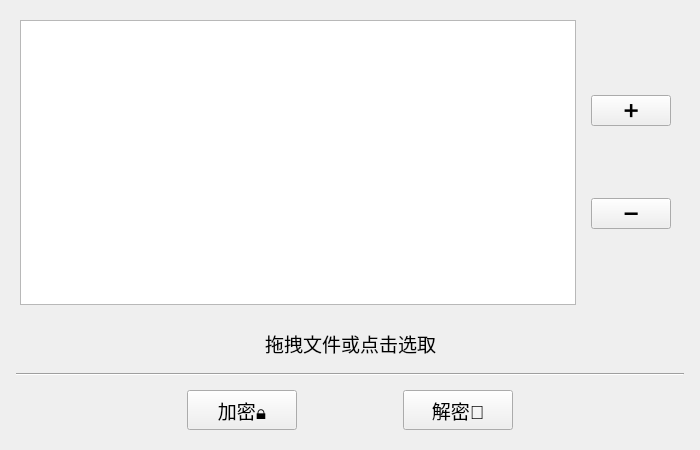
<?xml version="1.0" encoding="UTF-8"?>
<ui version="4.0">
    <class>FileWindow</class>
    <widget class="QWidget" name="FileWindow">
        <property name="geometry">
            <rect>
                <x>0</x>
                <y>0</y>
                <width>700</width>
                <height>450</height>
            </rect>
        </property>
        <property name="font">
            <font>
                <pointsize>14</pointsize>
            </font>
        </property>
        <property name="acceptDrops">
            <bool>true</bool>
        </property>
        <property name="windowTitle">
            <string>加解密工具</string>
        </property>
        <layout class="QVBoxLayout" name="verticalLayout">
            <item>
                <widget class="QWidget" name="afterFileWidget" native="true">
                    <property name="maximumSize">
                        <size>
                            <width>16777215</width>
                            <height>16777215</height>
                        </size>
                    </property>
                    <property name="cursor">
                        <cursorShape>ArrowCursor</cursorShape>
                    </property>
                    <layout class="QGridLayout" name="gridLayout">
                        <item row="0" column="1">
                            <widget class="QWidget" name="delAndAddWidget" native="true">
                                <layout class="QVBoxLayout" name="verticalLayout_2">
                                    <item>
                                        <widget class="QPushButton" name="addButton">
                                            <property name="text">
                                                <string>➕</string>
                                            </property>
                                        </widget>
                                    </item>
                                    <item>
                                        <widget class="QPushButton" name="deleteButton">
                                            <property name="text">
                                                <string>➖</string>
                                            </property>
                                        </widget>
                                    </item>
                                </layout>
                            </widget>
                        </item>
                        <item row="0" column="0">
                            <widget class="QListView" name="listView"/>
                        </item>
                    </layout>
                </widget>
            </item>
            <item>
                <widget class="QWidget" name="beforeFileWidget" native="true">
                    <property name="maximumSize">
                        <size>
                            <width>16777215</width>
                            <height>16777215</height>
                        </size>
                    </property>
                    <property name="cursor">
                        <cursorShape>PointingHandCursor</cursorShape>
                    </property>
                    <property name="acceptDrops">
                        <bool>true</bool>
                    </property>
                    <layout class="QHBoxLayout" name="horizontalLayout_2">
                        <item>
                            <spacer name="horizontalSpacer_4">
                                <property name="orientation">
                                    <enum>Qt::Horizontal</enum>
                                </property>
                                <property name="sizeHint" stdset="0">
                                    <size>
                                        <width>139</width>
                                        <height>20</height>
                                    </size>
                                </property>
                            </spacer>
                        </item>
                        <item>
                            <widget class="QLabel" name="beforeLabel">
                                <property name="text">
                                    <string>拖拽文件或点击选取</string>
                                </property>
                            </widget>
                        </item>
                        <item>
                            <spacer name="horizontalSpacer_5">
                                <property name="orientation">
                                    <enum>Qt::Horizontal</enum>
                                </property>
                                <property name="sizeHint" stdset="0">
                                    <size>
                                        <width>40</width>
                                        <height>20</height>
                                    </size>
                                </property>
                            </spacer>
                        </item>
                    </layout>
                </widget>
            </item>
            <item>
                <widget class="QWidget" name="lineWidget" native="true">
                    <property name="enabled">
                        <bool>true</bool>
                    </property>
                    <property name="maximumSize">
                        <size>
                            <width>16777215</width>
                            <height>2</height>
                        </size>
                    </property>
                    <property name="acceptDrops">
                        <bool>true</bool>
                    </property>
                    <layout class="QHBoxLayout" name="horizontalLayout_3">
                        <property name="spacing">
                            <number>0</number>
                        </property>
                        <property name="leftMargin">
                            <number>5</number>
                        </property>
                        <property name="topMargin">
                            <number>0</number>
                        </property>
                        <property name="rightMargin">
                            <number>5</number>
                        </property>
                        <property name="bottomMargin">
                            <number>0</number>
                        </property>
                        <item>
                            <widget class="Line" name="line">
                                <property name="orientation">
                                    <enum>Qt::Horizontal</enum>
                                </property>
                            </widget>
                        </item>
                    </layout>
                </widget>
            </item>
            <item>
                <widget class="QWidget" name="buttonWidget" native="true">
                    <property name="maximumSize">
                        <size>
                            <width>16777215</width>
                            <height>80</height>
                        </size>
                    </property>
                    <property name="sizeIncrement">
                        <size>
                            <width>0</width>
                            <height>0</height>
                        </size>
                    </property>
                    <layout class="QHBoxLayout" name="horizontalLayout">
                        <item>
                            <spacer name="horizontalSpacer">
                                <property name="orientation">
                                    <enum>Qt::Horizontal</enum>
                                </property>
                                <property name="sizeHint" stdset="0">
                                    <size>
                                        <width>40</width>
                                        <height>20</height>
                                    </size>
                                </property>
                            </spacer>
                        </item>
                        <item>
                            <widget class="QPushButton" name="encryptButton">
                                <property name="minimumSize">
                                    <size>
                                        <width>110</width>
                                        <height>40</height>
                                    </size>
                                </property>
                                <property name="text">
                                    <string>加密🔒</string>
                                </property>
                            </widget>
                        </item>
                        <item>
                            <spacer name="horizontalSpacer_2">
                                <property name="orientation">
                                    <enum>Qt::Horizontal</enum>
                                </property>
                                <property name="sizeType">
                                    <enum>QSizePolicy::Fixed</enum>
                                </property>
                                <property name="sizeHint" stdset="0">
                                    <size>
                                        <width>100</width>
                                        <height>20</height>
                                    </size>
                                </property>
                            </spacer>
                        </item>
                        <item>
                            <widget class="QPushButton" name="decryptButton">
                                <property name="enabled">
                                    <bool>true</bool>
                                </property>
                                <property name="sizePolicy">
                                    <sizepolicy hsizetype="Minimum" vsizetype="Fixed">
                                        <horstretch>0</horstretch>
                                        <verstretch>0</verstretch>
                                    </sizepolicy>
                                </property>
                                <property name="minimumSize">
                                    <size>
                                        <width>110</width>
                                        <height>40</height>
                                    </size>
                                </property>
                                <property name="text">
                                    <string>解密🔑</string>
                                </property>
                            </widget>
                        </item>
                        <item>
                            <spacer name="horizontalSpacer_3">
                                <property name="orientation">
                                    <enum>Qt::Horizontal</enum>
                                </property>
                                <property name="sizeHint" stdset="0">
                                    <size>
                                        <width>40</width>
                                        <height>20</height>
                                    </size>
                                </property>
                            </spacer>
                        </item>
                    </layout>
                </widget>
            </item>
        </layout>
    </widget>
    <resources/>
    <connections/>
</ui>
